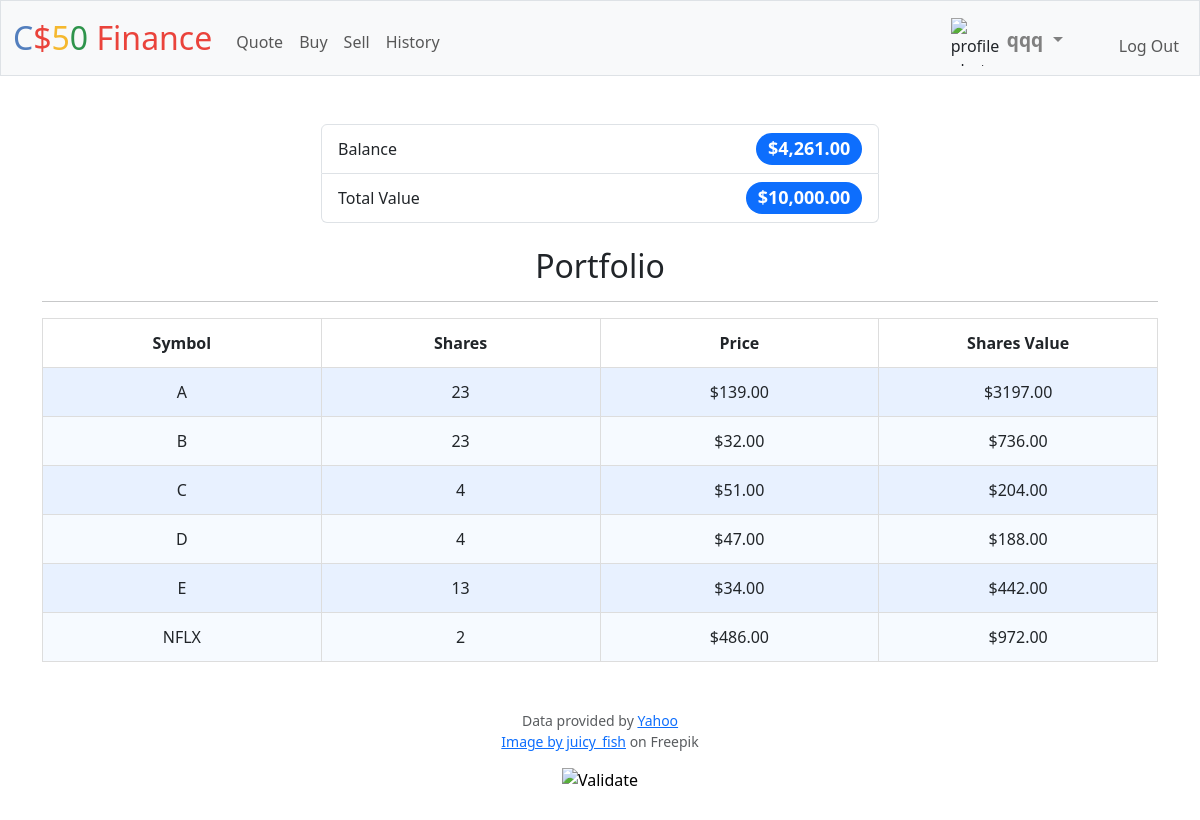
The page / (signed in) on the database its author committed.
### tables this page shows
CREATE TABLE users (id INTEGER PRIMARY KEY AUTOINCREMENT NOT NULL, username TEXT NOT NULL, hash TEXT NOT NULL, cash NUMERIC NOT NULL DEFAULT 10000.00);

CREATE TABLE stocks (
        id INTEGER PRIMARY KEY AUTOINCREMENT NOT NULL,
        user_id INTEGER NOT NULL,
        symbol TEXT NOT NULL,
        shares INTEGER NOT NULL,
        price NUMERIC NOT NULL,
        FOREIGN KEY (user_id) REFERENCES users(id)
    );

### app.py (the view)
@app.route("/")
@login_required
def index():
    budget = calc_budget(db)
    total_value = calc_total(db, budget)
    rows = calc_rows(db)
    if rows:
        return render_template(
            "index.html",
            rows=rows,
            budget=usd(budget),
            total_value=usd(total_value),
        )
    elif budget:
        return render_template(
            "index.html",
            budget=usd(budget),
            total_value=usd(budget),
        )
    else:
        return apology("unable to read user data", 403)
    """ RENDERING FROM DICT EXAMPLE
    return render_template("index.html,
        contacts = [{"name" : "Brin", "house" : "Winthrop"},
                    {"name" : "David", "house" : "Mather"}]) """

### app.py (called while the page is built)
@app.after_request
def after_request(response):
    response.headers["Cache-Control"] = "no-cache, no-store, must-revalidate"
    response.headers["Expires"] = 0
    response.headers["Pragma"] = "no-cache"
    return response

### helpers.py (called while the page is built)
def login_required(f):
    @wraps(f)
    def decorated_function(*args, **kwargs):
        if session.get("user_id") is None:
            return redirect("/login")
        return f(*args, **kwargs)
    return decorated_function

def usd(value):
    return f"${value:,.2f}"

def calc_budget(db):
    cash = db.execute("SELECT cash FROM users WHERE id = (?)", session["user_id"])
    return float(cash[0]["cash"])

def calc_total(db, budget):
    result = db.execute(
        "SELECT COUNT(*) FROM stocks WHERE user_id = (?)", session["user_id"]
    )
    if result[0]["COUNT(*)"] > 0:
        total = db.execute(
            "SELECT ROUND(SUM(shares * price), 2) AS total FROM stocks WHERE user_id = ?",
            session["user_id"],
        )
        return round(float(total[0]["total"]) + budget, 2)
    else:
        return budget

def calc_rows(db):
    return db.execute(
        "SELECT symbol, SUM(shares) AS total_shares, ROUND(SUM(shares * price), 2) AS shares_value, price FROM stocks WHERE user_id = ? GROUP BY symbol",
        session["user_id"],
    )

### templates/index.html (shortened to what this page needs)
{% extends "layout.html" %}
{% block main %}
    <table>
        <ul class="list-group">
            <li class="list-group-item d-flex justify-content-between align-items-center">
                Balance
                <span class="badge bg-primary rounded-pill d-inline-block">{{ budget }}</span>
            </li>
            <li class="list-group-item d-flex justify-content-between align-items-center">
                Total Value
                <span class="badge bg-primary rounded-pill d-inline-block">{{ total_value }}</span>
            </li>
        </ul>
        <br>
        <h2>Portfolio</h2>
        <hr>
        <thead>
            <tr>
                <th>Symbol</th>
                <th>Shares</th>
                <th>Price</th>
                <th>Shares Value</th>
            </tr>
        </thead>
        {% if rows %}
            <tbody>
                {% for row in rows %}
                    <tr>
                        <td>{{ row.symbol }}</td>
                        <td>{{ row.total_shares }}</td>
                        <td>${{ '%.2f' | format(row.price) }}</td>
                        <td>${{ '%.2f' | format(row.shares_value) }}</td>
                    </tr>
                {% endfor %}
            </tbody>
        {% endif %}
    </table>
{% endblock %}

### templates/layout.html (shortened to what this page needs)
<!DOCTYPE html>
<html lang="en">
    <head>
        <link href="https://cdn.jsdelivr.net/npm/bootstrap@5.3.2/dist/css/bootstrap.min.css" rel="stylesheet">
        <link href="/static/styles.css" rel="stylesheet">
    </head>
    <body>
        <nav class="bg-light border navbar navbar-expand-md navbar-light">
            <div class="container-fluid">
                <a class="navbar-brand" href="/"><span class="blue">C</span><span class="red">$</span><span class="yellow">5</span><span class="green">0</span> <span class="red">Finance</span></a>
                <div class="collapse navbar-collapse" id="navbar">
                    {% if session["user_id"] %}
                        <ul class="navbar-nav me-auto mt-2">
                            <li class="nav-item"><a class="nav-link" href="/quote">Quote</a></li>
                            <li class="nav-item"><a class="nav-link" href="/buy">Buy</a></li>
                            <li class="nav-item"><a class="nav-link" href="/sell">Sell</a></li>
                            <li class="nav-item"><a class="nav-link" href="/history">History</a></li>
                        </ul>
                        <div class="navbar-nav ms-auto mt-2">
                            <img class="nav-item" src="/static/default.png" style="width: 3rem; height: 3rem; display: flex; justify-content: flex-end;" alt="profile photo">
                            <div class="dropdown nav-item">
                                <a id="hello" class="nav-link dropdown-toggle" href="#" role="button" data-bs-toggle="dropdown" aria-expanded="false">
                                    <strong>{{ session["user_nm"] }}</strong>
                                </a>
                            </div>
                            <ul class="navbar-nav me-auto mt-2">
                                <li class="nav-item">
                                    <a class="nav-link" href="/logout">Log Out</a>
                                </li>
                            </ul>
                        </div>
                    {% else %}
                        <ul class="navbar-nav ms-auto mt-2">
                            <li class="nav-item"><a class="nav-link" href="/register">Register</a></li>
                            <li class="nav-item"><a class="nav-link" href="/login">Log In</a></li>
                        </ul>
                    {% endif %}
                </div>
            </div>
        </nav>
        <main class="container py-5 text-center">
            {% block main %}{% endblock %}
        </main>
        <footer class="mb-5">
            <p class="mb-3 small text-center text-muted">
                Data provided by <a href="https://finance.yahoo.com/">Yahoo</a>
                <br>
                <a href="https://www.freepik.com/free-vector/anonymous-avatars-grey-circles_44471922.htm#query=default%20user%20unsex%20round&position=4&from_view=search&track=ais&uuid=a0ee3fbe-b0f7-42e4-983b-c58642f39737">Image by juicy_fish</a> on Freepik
            </p>
            <form action="https://validator.w3.org/check" class="text-center" enctype="multipart/form-data" method="post" target="_blank">
                <input alt="Validate" src="/static/I_heart_validator.png" type="image">
            </form>
        </footer>
    </body>
</html>

### static/styles.css (style rules this page uses)
nav .navbar-brand { font-size: xx-large; }
nav .navbar-brand .blue { color: #537fbe; }
nav .navbar-brand .red { color: #ea433b; }
nav .navbar-brand .yellow { color: #f5b82e; }
nav .navbar-brand .green { color: #2e944b; }
table { width: 100%; margin: 0 auto; border-collapse: collapse; }
table th, table td { padding: 0.75rem; vertical-align: middle; border: 1px solid #ddd; width: 15%; }
tbody tr:nth-child(odd) { background-color: rgb(179, 208, 255, 0.3); }
tbody tr:nth-child(even) { background-color: rgb(210, 230, 255, 0.2); }
.list-group { width: 100%; align-items: center; vertical-align: middle; horizontal-align: middle; }
.dropdown-toggle { color: grey; width: 6rem; }
.list-group-item { width: 50%; }
.badge { height: 2rem; min-width: 15%; vertical-align: middle; text-align: center; font-size: large; }
#hello { font-size: 1.2rem; margin-right: 1rem; }

### rows shown on the page
users: user_nm "qqq"
stocks: symbol "NFLX", total_shares "2", price "486.00", shares_value "972.00"

### other values the page prints
{{ budget }} "$4,261.00"
{{ total_value }} "$10,000.00"
{{ row.symbol }} "A" "B" "C" "D" "E"
{{ row.total_shares }} "23" "23" "4" "4" "13"
{{ '%.2f' | format(row.price) }} "139.00" "32.00" "51.00" "47.00" "34.00"
{{ '%.2f' | format(row.shares_value) }} "3197.00" "736.00" "204.00" "188.00" "442.00"
